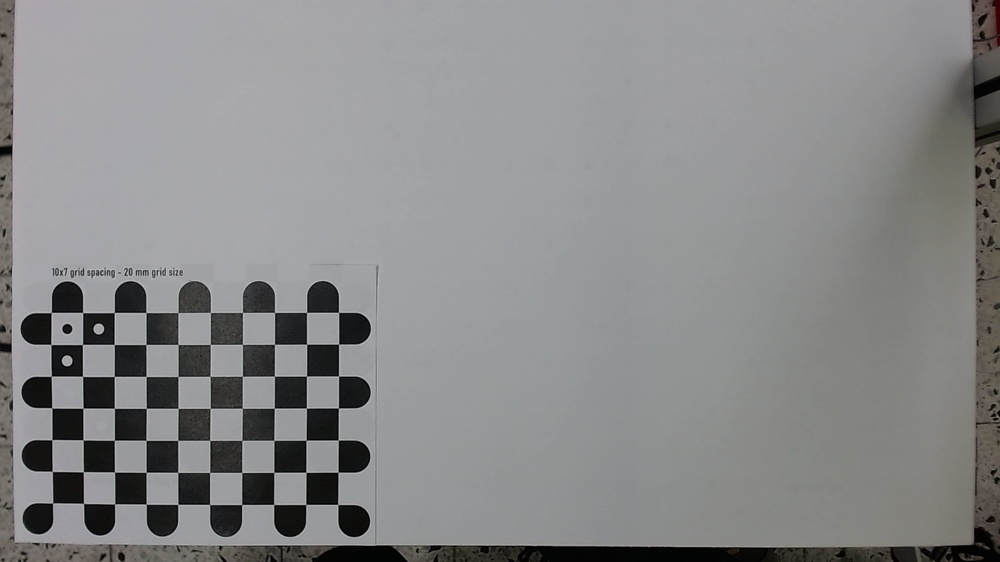
#> input picture data/calibration_images/calib_00.jpg, 1000 x 562 px, shrunk from 1920 x 1080 before the run; its folder holds only this picture in this run
$ python camera_calibration.py
#> lines starting #> are read from the running program, lines starting #| are printed output that depends on the picture; after the words box and inside, x2 and y2 are one past the last pixel; in counts of white or black regions, pixels touching at a corner belong together; long printed decimals are rounded
# camera_calibration.py

import cv2
import numpy as np
import glob
import os
import pickle


# Step 1: Camera Calibration

def calibrate_camera(calib_images_dir, grid_size, square_size, visualize=False):
    """
    Calibrates the camera using chessboard images.

    Parameters:
        calib_images_dir (str): Directory containing calibration images.
        grid_size (tuple): Number of internal corners per chessboard row and column (columns, rows).
        square_size (float): Size of a chessboard square in real-world units (e.g., millimeters).
        visualize (bool): Whether to display calibration images with detected corners.

    Returns:
        tuple: camera_matrix, dist_coeffs, new_camera_mtx
    """
#> called with calib_images_dir = 'data/calibration_images', grid_size = (10, 7), square_size = 30, visualize = True
    # Prepare object points without offset
    objp = np.zeros((grid_size[1]*grid_size[0], 3), np.float32)
    objp[:, :2] = np.mgrid[0:grid_size[0], 0:grid_size[1]].T.reshape(-1, 2)
    objp *= square_size  # Scale to real-world units

    objpoints = []  # 3D points in real-world space
    imgpoints = []  # 2D points in image plane
    img_size = None

    # Supported image extensions
    image_extensions = ['jpg', 'jpeg', 'png', 'bmp', 'tiff']
    images = []
    for ext in image_extensions:
        images.extend(glob.glob(os.path.join(calib_images_dir, f'calib_*.{ext}')))

    if not images:
        print("No calibration images found. Check the directory path and image formats.")
        return None, None, None

    # Define termination criteria for corner refinement
    criteria = (cv2.TermCriteria_EPS + cv2.TermCriteria_MAX_ITER, 30, 0.001)

    for idx, fname in enumerate(images):
        img = cv2.imread(fname)
#> img is the input picture: shape (562, 1000, 3); mean B, G, R 138.3, 137.8, 137.4
        if img is None:
            print(f"Image {fname} could not be loaded.")
            continue  # Skip if image not loaded
        gray = cv2.cvtColor(img, cv2.COLOR_BGR2GRAY)
        # Find the chessboard corners
        ret, corners = cv2.findChessboardCornersSB(gray, grid_size, flags=cv2.CALIB_CB_EXHAUSTIVE + cv2.CALIB_CB_ACCURACY)
#> ret = True; corners = 70 rows, first 8: [51.2, 312.6], [82.68, 312.6], [114.2, 312.6], [145.7, 312.5], [177.8, 312.5], [210.3, 312.5], [242.5, 312.5], [274.5, 312.3]

        if ret:
            # Refine corner locations
            corners_refined = cv2.cornerSubPix(gray, corners, (11,11), (-1,-1), criteria)
#> corners_refined = 70 rows, first 8: [51.28, 312.5], [82.63, 312.5], [114.3, 312.5], [145.9, 312.5], [178.1, 312.6], [210.4, 312.5], [242.5, 312.4], [274.5, 312.4]
            objpoints.append(objp)
            imgpoints.append(corners_refined)
            if img_size is None:
                img_size = gray.shape[::-1]
            # Optional: draw and display corners for verification
            if visualize:
                cv2.drawChessboardCorners(img, grid_size, corners_refined, ret)
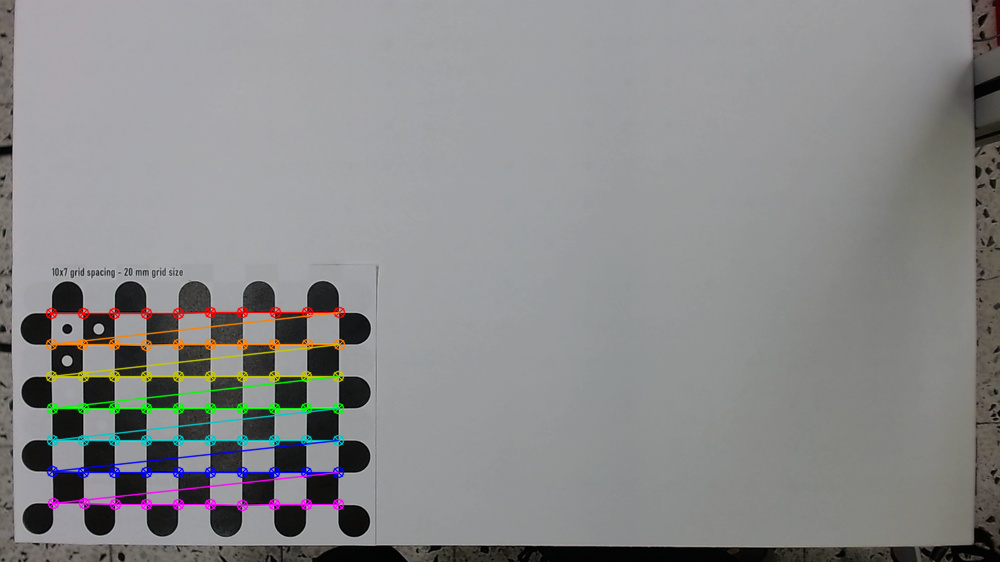
#> img: shape (562, 1000, 3); 2.92% of pixels changed, all inside (x1, y1, x2, y2) = (45, 306, 346, 512)
                cv2.imshow('Calibration', img)
                cv2.waitKey(100)
        else:
            print(f"Chessboard corners not found in image {fname}.")
            # Save the problematic image for review
            problematic_dir = os.path.join(calib_images_dir, 'problematic')
            os.makedirs(problematic_dir, exist_ok=True)
            problematic_path = os.path.join(problematic_dir, os.path.basename(fname))
            cv2.imwrite(problematic_path, img)
            print(f"Saved problematic image to {problematic_path}")
    if visualize:
        cv2.destroyAllWindows()

    if not objpoints or not imgpoints:
        print("No corners were found in any image. Calibration failed.")
        return None, None, None

    # Camera calibration
    ret, camera_matrix, dist_coeffs, rvecs, tvecs = cv2.calibrateCamera(
        objpoints, imgpoints, img_size, None, None)
#> ret = 0.124; camera_matrix = [[3350.8, 0, 496.7], [0, 3331.2, 270.2], [0, 0, 1]]; dist_coeffs = [[2.7, -130.9, 0.00479, -0.0118, 1588.9]]; rvecs = ([0.0187, 0.11, -0.000559],); tvecs = ([-416.7, 39.64, 3198.2],)

    # Calculate total reprojection error
    total_error = 0
    for i in range(len(objpoints)):
        imgpoints2, _ = cv2.projectPoints(objpoints[i], rvecs[i], tvecs[i], camera_matrix, dist_coeffs)
        error = cv2.norm(imgpoints[i], imgpoints2, cv2.NORM_L2)/len(imgpoints2)
        total_error += error
#> this loop made 1 pass
#> (error, total_error) on pass 1: (0.0149, 0.0149)
#> after the loop, total_error = 0.0149
    mean_error = total_error / len(objpoints)
#> mean_error = 0.0149
    print(f"Mean Reprojection Error: {mean_error}")
#| Mean Reprojection Error: 0.01486

    # Compute new camera matrix for undistortion
    new_camera_mtx, roi = cv2.getOptimalNewCameraMatrix(
        camera_matrix, dist_coeffs, img_size, 0, img_size)
#> new_camera_mtx = [[3394.7, 0, 493.9], [0, 3391.4, 270.6], [0, 0, 1]]; roi = (0, 0, 999, 561)

    return camera_matrix, dist_coeffs, new_camera_mtx


# Step 2: Undistort Images

def undistort_image(img, camera_matrix, dist_coeffs, new_camera_mtx):
    """
    Undistorts the given image using the camera matrix and distortion coefficients.

    Parameters:
        img (numpy.ndarray): Input distorted image.
        camera_matrix (numpy.ndarray): Original camera matrix.
        dist_coeffs (numpy.ndarray): Distortion coefficients.
        new_camera_mtx (numpy.ndarray): New camera matrix from calibration.

    Returns:
        numpy.ndarray: Undistorted image.
    """
    undistorted_img = cv2.undistort(img, camera_matrix, dist_coeffs, None, new_camera_mtx)
    return undistorted_img


# Step 3: Compute Homography from Test Image
def compute_homography_from_test_image(objp, corners_refined, camera_matrix, dist_coeffs, new_camera_mtx):
    """
    Computes the homography matrix using the test image.

    Parameters:
        objp (numpy.ndarray): 3D object points of the chessboard (without offset).
        corners_refined (numpy.ndarray): Refined 2D image points from the test image.
        camera_matrix (numpy.ndarray): Original camera matrix.
        dist_coeffs (numpy.ndarray): Distortion coefficients.
        new_camera_mtx (numpy.ndarray): New camera matrix for undistortion.

    Returns:
        numpy.ndarray: Homography matrix.
    """
    # Undistort image points to pixel coordinates using new camera matrix
    imgp_undistorted = cv2.undistortPoints(corners_refined, camera_matrix, dist_coeffs, P=new_camera_mtx)
    imgp_undistorted = imgp_undistorted.reshape(-1, 2)

    # Use only the 2D world coordinates (without offset)
    objp_2d = objp[:, :2]

    # Compute homography using Direct Linear Transformation (DLT)
    H, status = cv2.findHomography(imgp_undistorted, objp_2d, method=cv2.RANSAC)
    if H is not None:
        print("Homography from test image successfully computed.")
    else:
        print("Homography computation from test image failed.")
    return H


# Step 4: Object Detection

import cv2
import numpy as np

def detect_objects(img, visualize=False, low_threshold=50, high_threshold=150, min_area=500, aspect_ratio_range=(0.8, 1.2)):
    """
    Detects rectangular objects in the image and returns their centroids with sub-pixel accuracy.

    Parameters:
        img (numpy.ndarray): Input undistorted image.
        visualize (bool): Whether to visualize the detection process.
        low_threshold (int): Lower threshold for Canny edge detection.
        high_threshold (int): Upper threshold for Canny edge detection.
        min_area (int): Minimum contour area to be considered a valid object.
        aspect_ratio_range (tuple): Range of acceptable aspect ratios.

    Returns:
        list: List of (x, y) centroids of detected rectangular objects with sub-pixel precision.
    """
    # Convert to grayscale
    gray = cv2.cvtColor(img, cv2.COLOR_BGR2GRAY)

    # Apply Gaussian Blur to reduce noise and improve edge detection
    blurred = cv2.GaussianBlur(gray, (5, 5), 0)

    # Apply Canny Edge Detection
    edges = cv2.Canny(blurred, low_threshold, high_threshold, apertureSize=3)

    # Apply Dilate and Erode to close gaps between edges (Morphological Operations)
    kernel = np.ones((3, 3), np.uint8)
    edges = cv2.dilate(edges, kernel, iterations=1)
    edges = cv2.erode(edges, kernel, iterations=1)

    # Optional: Visualize the edge-detected image
    if visualize:
        cv2.imshow('Edges', edges)
        cv2.waitKey(0)
        cv2.destroyAllWindows()

    # Find contours based on the edges detected
    contours, hierarchy = cv2.findContours(edges, cv2.RETR_EXTERNAL, cv2.CHAIN_APPROX_SIMPLE)

    print(f"Total contours found: {len(contours)}")

    object_centroids = []

    for cnt in contours:
        # Calculate contour area to filter out small noises
        area = cv2.contourArea(cnt)
        if area < min_area:
            continue

        # Approximate the contour to a polygon
        peri = cv2.arcLength(cnt, True)
        epsilon = 0.01 * peri  # Smaller epsilon for precise approximation
        approx = cv2.approxPolyDP(cnt, epsilon, True)

        # Check if the approximated contour has 4 vertices (rectangle)
        if len(approx) == 4 and cv2.isContourConvex(approx):
            # Further check: Ensure the shape is roughly rectangular by checking aspect ratio
            x, y, w, h = cv2.boundingRect(approx)
            aspect_ratio = float(w) / h
            if aspect_ratio_range[0] < aspect_ratio < aspect_ratio_range[1]:
                # Calculate centroid using image moments (floating-point precision)
                M = cv2.moments(approx)
                if M['m00'] == 0:
                    continue  # Avoid division by zero
                cx = M['m10'] / M['m00']
                cy = M['m01'] / M['m00']
                object_centroids.append((cx, cy))

                if visualize:
                    # Draw the approximated rectangle on the image
                    cv2.drawContours(img, [approx], -1, (0, 255, 0), 2)

                    # Draw the initial centroid (floating-point coordinates)
                    # For visualization, convert to integer
                    cv2.circle(img, (int(cx), int(cy)), 5, (0, 0, 255), -1)

                    # Define ROI around the centroid for sub-pixel refinement
                    roi_size = 10  # Define the size of the window (in pixels)
                    x_min = max(int(cx) - roi_size, 0)
                    y_min = max(int(cy) - roi_size, 0)
                    x_max = min(int(cx) + roi_size, img.shape[1] - 1)
                    y_max = min(int(cy) + roi_size, img.shape[0] - 1)
                    roi = gray[y_min:y_max, x_min:x_max]

                    # Threshold the ROI to find the centroid more precisely
                    _, roi_thresh = cv2.threshold(roi, 0, 255, cv2.THRESH_BINARY + cv2.THRESH_OTSU)

                    # Calculate moments in the thresholded ROI
                    M_roi = cv2.moments(roi_thresh)
                    if M_roi['m00'] != 0:
                        # Calculate refined centroid within ROI
                        cx_roi = M_roi['m10'] / M_roi['m00']
                        cy_roi = M_roi['m01'] / M_roi['m00']

                        # Adjust the centroid coordinates relative to the whole image
                        refined_cx = x_min + cx_roi
                        refined_cy = y_min + cy_roi
                        object_centroids[-1] = (refined_cx, refined_cy)

                        # Draw the refined centroid
                        cv2.circle(img, (int(refined_cx), int(refined_cy)), 3, (255, 0, 0), -1)

                    # Label the rectangle with a unique identifier
                    cv2.putText(img, f"Rect {len(object_centroids)}",
                                (x + 10, y + 10), cv2.FONT_HERSHEY_SIMPLEX,
                                0.5, (255, 0, 0), 2)  # Blue for ID

                    # Label the image coordinates with two decimal places
                    cv2.putText(img, f"Image: ({cx:.2f}, {cy:.2f})",
                                (x + 10, y + 30), cv2.FONT_HERSHEY_SIMPLEX,
                                0.5, (0, 255, 255), 2)  # Yellow for image coordinates

    if visualize:
        # Display the image with detected rectangles and centroids
        cv2.imshow('Detected Rectangular Objects', img)
        cv2.waitKey(0)
        cv2.destroyAllWindows()

    print(f"Detected {len(object_centroids)} rectangular objects.")
    return object_centroids


# Step 5: Map Image Points to Real-World Coordinates

def map_image_to_world(points, H):
    """
    Maps image points to table world coordinates using homography.

    Parameters:
        points (list): List of (u, v) image coordinates in undistorted pixel space.
        H (numpy.ndarray): Homography matrix.

    Returns:
        list: List of (x, y) table world coordinates.
    """
    if len(points) == 0:
        return []
    image_points = np.array(points, dtype=np.float32).reshape(-1, 1, 2)
    # Use the homography to map image points to world coordinates
    world_points = cv2.perspectiveTransform(image_points, H)
    # Reshape to (N, 2)
    world_points = world_points.reshape(-1, 2)
    return [tuple(pt) for pt in world_points]


# Step 6: Helper Functions for Coordinate Axes Overlay and Debugging

def draw_axes(img, corners, rvecs, tvecs, camera_matrix, dist_coeffs, axis_length):
    """
    Draws the 3D axes on the image based on the chessboard pose.

    Parameters:
        img (numpy.ndarray): The image on which to draw.
        corners (numpy.ndarray): Detected chessboard corners.
        rvecs (numpy.ndarray): Rotation vectors from solvePnP.
        tvecs (numpy.ndarray): Translation vectors from solvePnP.
        camera_matrix (numpy.ndarray): Camera matrix.
        dist_coeffs (numpy.ndarray): Distortion coefficients.
        axis_length (float): Length of the axes in real-world units.
    """
    # Define 3D axes points in object space
    axis = np.float32([
        [0, 0, 0],                   # Origin
        [axis_length, 0, 0],         # X-axis
        [0, axis_length, 0],         # Y-axis
        [0, 0, -axis_length]         # Z-axis (negative direction)
    ]).reshape(-1, 3)

    # Project 3D points to image plane
    imgpts, _ = cv2.projectPoints(axis, rvecs, tvecs, camera_matrix, dist_coeffs)

    # Draw axes
    corner = tuple(corners[0].ravel().astype(int))
    img = cv2.line(img, corner, tuple(imgpts[1].ravel().astype(int)), (0, 0, 255), 3)  # X-axis in red
    img = cv2.line(img, corner, tuple(imgpts[2].ravel().astype(int)), (0, 255, 0), 3)  # Y-axis in green
    img = cv2.line(img, corner, tuple(imgpts[3].ravel().astype(int)), (255, 0, 0), 3)  # Z-axis in blue


# [52 lines left out: functions draw_real_world_grid, map_world_to_image, not called in this run]


def main():
    # Calibration parameters
    calib_images_dir = 'data/calibration_images'  # Directory containing calibration images
    calib_grid_size = (10, 7)
    calib_square_size = 30.0  # in millimeters

    # Homography (Mapping) parameters
    mapping_grid_size = (14, 7)
    mapping_square_size = 50.0  # in millimeters

    # Paths to images
    coordinate_frame_img_path = 'data/coordinate_frame_image.jpg'
    object_img_path = 'data/test_image.jpg'

    # Toggles
    save_calibration = False
    visualize = True

    # Define the physical offset from table origin to grid origin
    offset_x = -71  # in millimeters (adjust as needed)
    offset_y = 6 * mapping_square_size + 70.6  # in millimeters (adjust as needed)

    #offset_x = -65  # in millimeters (adjust as needed)
    #offset_y = 6 * mapping_square_size + 67  # in millimeters (adjust as needed)

    # Calibrate the camera
    print("Calibrating camera...")
    calibration_results = calibrate_camera(
        calib_images_dir, calib_grid_size, calib_square_size, visualize=True)
#> calibration_results = ([[3350.8, 0, 496.7], [0, 3331.2, 270.2], [0, 0, 1]], [[2.7, -130.9, 0.00479, -0.0118, 1588.9]], [[3394.7, 0, 493.9], [0, 3391.4, 270.6], [0, 0, 1]])

    if calibration_results[0] is None:
        print("Camera calibration failed. Exiting.")
        return

    camera_matrix, dist_coeffs, new_camera_mtx = calibration_results
#> dist_coeffs = [[2.7, -130.9, 0.00479, -0.0118, 1588.9]]

    print("\nCamera calibrated.")
    print("Original Camera Matrix:")
    print(camera_matrix)
#| [[3.35080698e+03 0.00000000e+00 4.96677980e+02]
#|  [0.00000000e+00 3.33119095e+03 2.70190274e+02]
#|  [0.00000000e+00 0.00000000e+00 1.00000000e+00]]
    print("\nNew Camera Matrix:")
    print(new_camera_mtx)
#| [[3.39474497e+03 0.00000000e+00 4.93931233e+02]
#|  [0.00000000e+00 3.39143914e+03 2.70630226e+02]
#|  [0.00000000e+00 0.00000000e+00 1.00000000e+00]]
    print("\nDistortion Coefficients:")
    print(dist_coeffs.ravel())
#| [ 2.69933363e+00 -1.30876647e+02  4.78517961e-03 -1.18186914e-02
#|   1.58887972e+03]

    # Load test image
    if not os.path.exists(coordinate_frame_img_path):
        print(f"\nTest image '{coordinate_frame_img_path}' not found. Exiting.")
        return
    coordinate_frame_img = cv2.imread(coordinate_frame_img_path)
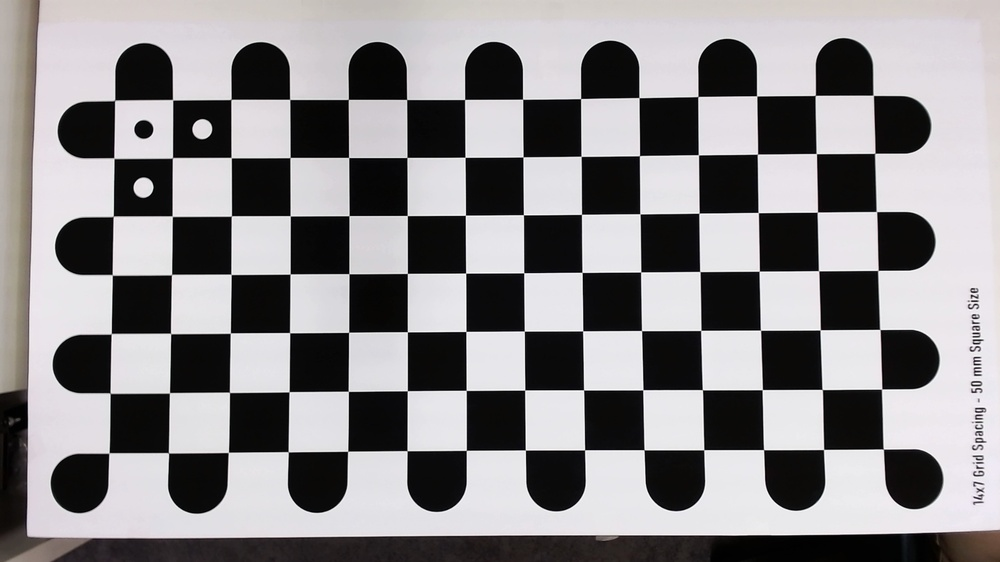
#> input picture data/coordinate_frame_image.jpg, 1000 x 562 px, shrunk from 1920 x 1080 before the run, found by its file name
#> coordinate_frame_img is the input picture: shape (562, 1000, 3); mean B, G, R 138.2, 136.3, 138.6
    if coordinate_frame_img is None:
        print("Test image could not be loaded. Exiting.")
        return

    # Load object image
    if not os.path.exists(object_img_path):
        print(f"\nObject image '{object_img_path}' not found. Exiting.")
        return
    object_img = cv2.imread(object_img_path)
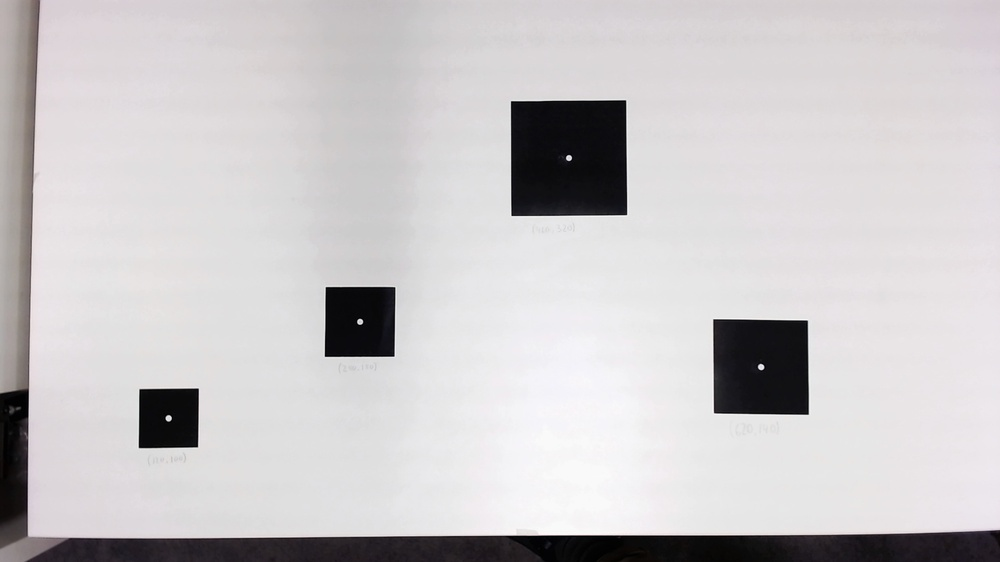
#> input picture data/test_image.jpg, 1000 x 562 px, shrunk from 1920 x 1080 before the run, found by its file name
#> object_img is the input picture: shape (562, 1000, 3); mean B, G, R 200.2, 198.8, 201.6
    if object_img is None:
        print("Object image could not be loaded. Exiting.")
        return

    # Undistort test image using new camera matrix without cropping
    undistorted_coordinate_frame_img = undistort_image(coordinate_frame_img, camera_matrix, dist_coeffs, new_camera_mtx)
#> in undistort_image, `undistorted_img = cv2.undistort(img, camera_matrix, dist_coeffs, None,..`:
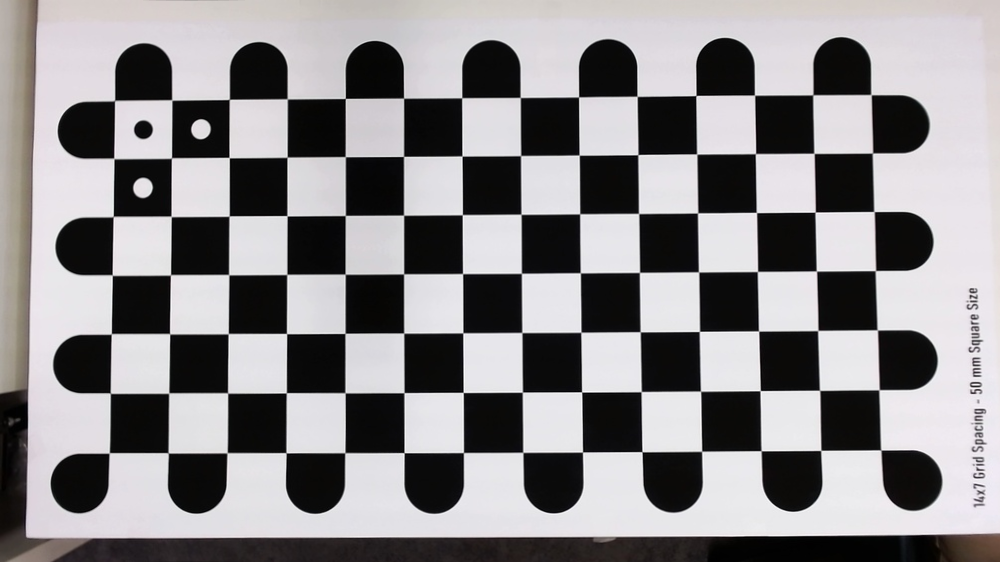
#> undistorted_img: shape (562, 1000, 3); mean B, G, R 138.5, 136.6, 138.9
    undistorted_obj_img = undistort_image(object_img, camera_matrix, dist_coeffs, new_camera_mtx)

    # Detect chessboard corners in the test image using mapping grid
    gray = cv2.cvtColor(undistorted_coordinate_frame_img, cv2.COLOR_BGR2GRAY)
#> (the rest of the program and of its run is left out)
